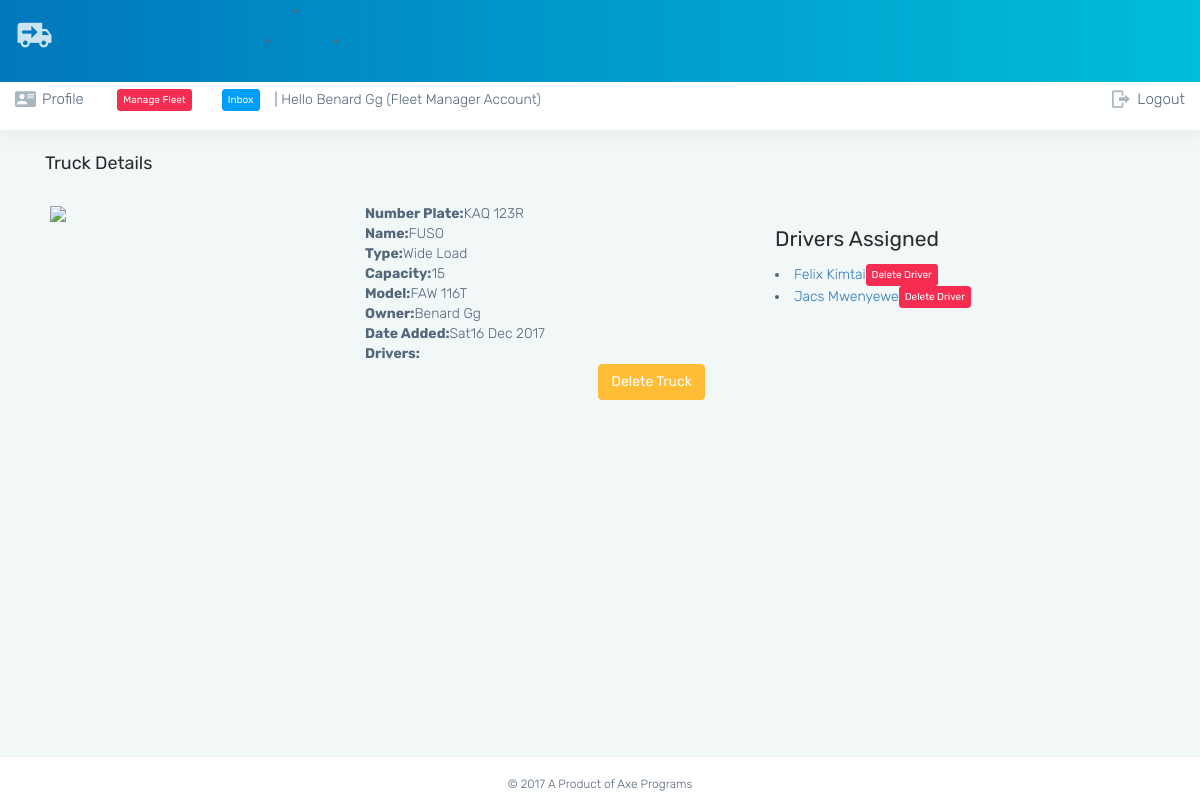
/old/viewtruck.php?id=1 (signed in), run on the app's committed database.
### tables this page shows
CREATE TABLE `truck` (
  `id` int(9) NOT NULL AUTO_INCREMENT,
  `number_plate` varchar(16) DEFAULT NULL,
  `name` varchar(32) DEFAULT NULL,
  `type` varchar(32) DEFAULT NULL,
  `capacity` varchar(32) DEFAULT NULL,
  `model` varchar(32) DEFAULT NULL,
  `photo` varchar(32) DEFAULT NULL,
  `user_id` int(9) DEFAULT NULL,
  `date` timestamp NOT NULL DEFAULT CURRENT_TIMESTAMP,
  PRIMARY KEY (`id`),
  UNIQUE KEY `number_plate` (`number_plate`)
);

CREATE TABLE `truck_owner` (
  `id` int(9) NOT NULL AUTO_INCREMENT,
  `user_id` int(9) DEFAULT NULL,
  `full_name` varchar(40) DEFAULT NULL,
  `regno` varchar(32) DEFAULT NULL,
  `address` text,
  `email` varchar(50) DEFAULT NULL,
  `photo` varchar(32) DEFAULT NULL,
  `date` timestamp NOT NULL DEFAULT CURRENT_TIMESTAMP,
  PRIMARY KEY (`id`)
);

### old/viewtruck.php (the view, shortened to what this page needs)
<?php include 'head.php' ?>
<?php include 'nav.php' ?>
        <div class="page-wrapper">
            <div class="container">
        <div class='col-md-12'>
            <h4>Truck Details</h4>
  <div class='row'>
<?php
    $truck_id = validate_owner();
    $truck = get(
        "select t.*, tow.full_name as owner from truck as t left join truck_owner as tow on tow.user_id = t.user_id where t.id ='$truck_id'"
    );
    $drivers = getlist("select td.user_id, td.full_name from truck_driver as td
    right join truck_driving as tdr on tdr.driver_id = td.user_id
    where tdr.truck_id = '$truck_id' and tdr.status = 1 group by td.id");
    echo '<div class="card col-md-3" style="padding:20px 20px 20px 20px">';
    echo "<div class=''><img src='".getimage("truck/".$truck[0]["photo"])."' width=250 ></div>";
    echo "</div>";
    echo '<div class="card col-md-4" style="margin-left:30px; padding:20px 20px 20px 20px" >';
    echo "<div class=''>";
    echo "<div><b>Number Plate:</b>".$truck[0]["number_plate"]."</div>";
    echo "<div><b>Name:</b>".$truck[0]["name"]."</div>";
    echo "<div><b>Type:</b>".$truck[0]["type"]."</div>";
    echo "<div><b>Capacity:</b>".$truck[0]["capacity"]."</div>";
    echo "<div><b>Model:</b>".$truck[0]["model"]."</div>";
    echo "<div><b>Owner:</b>".$truck[0]["owner"]."</div>";
    echo "<div><b>Date Added:</b>".date_format(new DateTime($truck[0]["date"]),'Dd M Y')."</div>";
    echo "<div><b>Drivers:</b><ol>";
    echo '<a href="./delete_truck.php?id='.$truck_id.'"><button class="btn btn-warning m-3 pull-right">Delete Truck</button></a>';
    echo "</div>";
    echo "</div>";
    echo "</div>";
    echo '<div class="card col-md-3 " style="padding:20px 20px 20px 20px; margin-left:30px;">';
    echo "<h3>Drivers Assigned</h3>";
    foreach($drivers as $k=>$d):
        echo "<li>";
        echo '<a href="./driverprofile.php?tel='.$k.'">'.$d.'</a>';
        echo '<a href="./truck_deldriver.php?id='.$k.'&t='.$truck_id.'" class="btn-xs m-2 btn btn-danger">Delete Driver</a>';
        echo "</li>";
    endforeach;
    echo "</div>";
    echo "</ol></div>";
    echo "</div>";
    echo '</div>';
?>
</div>
</div>
            <?php include 'footer.php' ?>

### data on the page
truck: number_plate "KAQ 123R", name "FUSO", type "Wide Load", capacity "15", model "FAW 116T", truck_owner.full_name "Benard Gg", date "Sat16 Dec 2017"

### other printed values
$ref "Benard Gg"
$account "Fleet Manager"
$d "Felix Kimtai"
$d "Jacs Mwenyewe"
